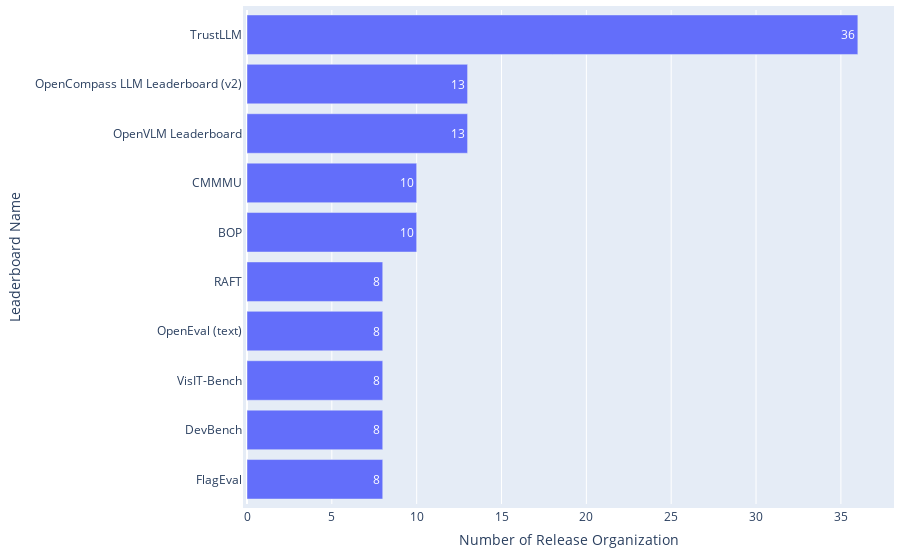

Notebook source saved alongside this figure:
### Code cell
df = pd.read_csv(path_meta / 'leaderboard_processed.csv')
df = df[df['Platforms'] != "['Papers With Code']"]

statistics = {
    'Distribution': 'Release Organizations across Leaderboard Systems',
    'Mean': np.mean(df['#Release organization']),
    'Median': np.median(df['#Release organization']),
    'IQR': df['#Release organization'].quantile(0.75) - df['#Release organization'].quantile(0.25),
}
if os.path.exists(path_meta / 'leaderboard_statistics.csv'):
    df_statistics = pd.read_csv(path_meta / 'leaderboard_statistics.csv')
else:
    df_statistics = pd.DataFrame()
df_statistics = pd.concat([df_statistics, pd.DataFrame([statistics])], ignore_index=True)
df_statistics.drop_duplicates(subset=['Distribution'], keep='last', inplace=True)
df_statistics.sort_values(by='Distribution', inplace=True)
df_statistics.to_csv(path_meta / 'leaderboard_statistics.csv', index=False)

df_top = df.drop_duplicates(subset=['Leaderboard name']).sort_values(by='#Release organization', ascending=False).head(10)
print(f"{df_top['Leaderboard name'].iloc[0]} holds the highest number of release organizations up to {int(df_top['#Release organization'].iloc[0])}.")

fig = go.Figure(go.Bar(
        x=df_top['#Release organization'],  # Values for the bar lengths
        y=df_top['Leaderboard name'],  # Categories for each bar
        orientation='h',  # Sets the bars to be horizontal
        text=df_top['#Release organization'],  # Adds the values as text on each bar
        textposition='auto'  # Automatically positions the text on the bars
))
fig.update_layout(
        xaxis_title='Number of Release Organization',
        yaxis_title='Leaderboard Name',
        yaxis_autorange='reversed'  # This line makes the bars go top-down
)
# Update the layout for a tighter look
fig.update_layout(
    autosize=True,
    margin=dict(
        l=10,  # Left margin
        r=10,  # Right margin
        b=10,  # Bottom margin
        t=10,  # Top margin
        pad=4  # Padding between the plot and the margin
    )
)
fig.show()

### Figure 1 — Plotly figure (JSON) as saved in the notebook; plotly's stock layout.template omitted (floating-point values rounded to 4 significant figures)
{"data": [{"orientation": "h", "text": [36, 13, 13, 10, 10, 8, 8, 8, 8, 8], "textposition": "auto", "type": "bar", "x": [36, 13, 13, 10, 10, 8, 8, 8, 8, 8], "y": ["TrustLLM", "OpenCompass LLM Leaderboard (v2)", "OpenVLM Leaderboard", "CMMMU", "BOP", "RAFT", "OpenEval (text)", "VisIT-Bench", "DevBench", "FlagEval"]}], "layout": {"autosize": true, "margin": {"b": 10, "l": 10, "pad": 4, "r": 10, "t": 10}, "xaxis": {"title": {"text": "Number of Release Organization"}}, "yaxis": {"autorange": "reversed", "title": {"text": "Leaderboard Name"}}}}
